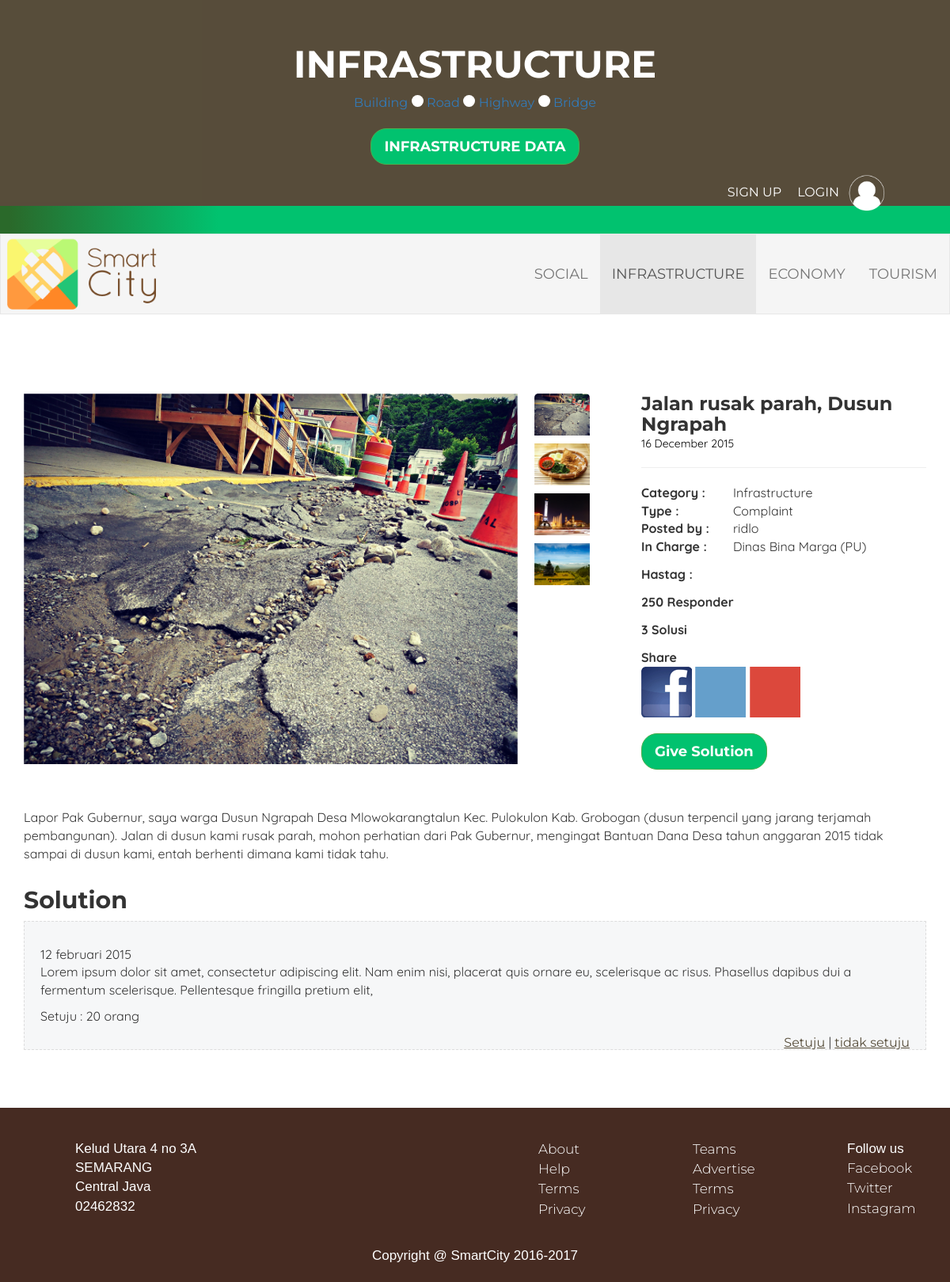
The app's page /post-detail.php?post_id=IC-3 with its own data.
### tables this page shows
CREATE TABLE IF NOT EXISTS `post` (
  `post_id` varchar(11) NOT NULL,
  `date` varchar(20) NOT NULL,
  `post_author` varchar(50) NOT NULL,
  `post_title` varchar(255) NOT NULL,
  `post_content` varchar(1000) NOT NULL,
  `post_category` varchar(14) NOT NULL,
  `post_type` varchar(10) NOT NULL,
  `post_tag` varchar(50) NOT NULL,
  `post_inCharge` varchar(50) NOT NULL,
  `pictures` varchar(1000) DEFAULT NULL
);

### post-detail.php (the view, shortened to what this page needs)
<?php
$id = $_GET['post_id'];
$sql = mysql_query("SELECT * FROM post WHERE post_id='$id'");
$post = mysql_fetch_object($sql);
?>
<!DOCTYPE html>
<html>
	<head>
		<link rel="stylesheet" href="https://maxcdn.bootstrapcdn.com/bootstrap/3.3.5/css/bootstrap.min.css">
		<link rel="stylesheet" href="css/style.css">
		<link rel="stylesheet" href="css/post-detail.css">
		<link rel="stylesheet"  href="css/lightslider.css"/>
	</head>
	<body>
		<section class="infrastructure">
			<div class="container-fluid">
				<div class="row main-header">
					<div class="hero text-center">
						<h1>INFRASTRUCTURE</h1>
						<div class="categ-menu">
							<a href="#">Building</a>
							<div class="bullet"></div>
							<a href="#">Road</a>
							<div class="bullet"></div>
							<a href="#">Highway</a>
							<div class="bullet"></div>
							<a href="#">Bridge</a>
						</div>
						<a href="#" class="btn btn-success btn-lg">INFRASTRUCTURE DATA</a>
					</div>
						<div class="user">
							<a href="#modal-sign" role="button" data-toggle="modal">SIGN UP</a>
							<a href="#modal-login" role="button" data-toggle="modal">LOGIN</a>
							<img src="img/user.png" alt="" width="50px">
						</div>
				</div>
			</div>
		</section>
		<div class="border-green"> </div>
		<nav class="navbar navbar-default" role = "navigation">
			<div class="container-fluid">
				<div class="row fix-menu">
					<div class="navbar-header">
		  			<div class="logo"><a href="index.html"><img src="img/logo.png" width="200px"></a></div>
					</div>
		  			<div class="collapse navbar-collapse" id="collapse" role="navigation">
			  			<ul class="nav navbar-nav navbar-right">
			  				<li><a href="social.html">Social</a></li>
							<li class="active"><a href="infrastructure.html">Infrastructure</a></li>
							<li><a href="economy.html">Economy</a></li>
							<li><a href="tourism.html">Tourism</a></li>
			  			</ul>
					</div>
				</div>
			</div>
	  	</nav>
			<div class="container main-post	">
				<div class="row">
					<div class="col-md-8 img-main">
						<div class="item">
	            			<div class="clearfix">
	               			 <ul id="vertical">
			                    <li data-thumb="img/prob1.png">
			                        <img src="img/prob1.png">
			                    </li>
		               		</ul>
				            </div>
				        </div>
					</div>
					<div class="col-md-4">
						<h3><?php echo $post->post_title; ?></h3>
						<div class="date-post"><?php echo $post->date; ?></div>
						<hr>
						<table>
						   <tr>
							<td> Category : </td>
							<td> <?php echo $post->post_category; ?> </td>
						  </tr>
						  <tr>
						  	<td> Type : </td>
						  	<td> <?php echo $post->post_type; ?> </td>
						  </tr>
						  <tr>
						  	<td> Posted by : </td>
							<td> <?php echo $post->post_author; ?> </td>
						  </tr>
						  <tr>
						  	<td> In Charge : </td>
						  	<td> <?php echo $post->post_inCharge; ?> </td>
						  </tr>
						</table>
						<div class="brief-button">
							<div class="bold">Hastag : <?php echo $post->post_tag;?></div>
								<div class="respponder">250 Responder</div>
								<div class="best-solusion">3 Solusi</div>
								<div class="sosmed">
								<div class="sosmed-head">Share</div>
								<img src="img/fb.png" alt="">
								<img src="img/twt.png" alt="">
								<img src="img/gog.png" alt="">
							</div>
						</div>
						<a href="#modal-solusi" role="button" data-toggle="modal" class="btn btn-success btn-lg">Give <?php echo ($post->post_type == "Complaint" ? "Solution" : "Comment"); ?></a>
					</div>
					<div class="col-md-12 post-detail">
						<div class="prob">
							<p><?php echo $post->post_content; ?></p>
						</div>
					</div>
					<div class="col-md-12">
					<h2><?php echo ($post->post_type == "Complaint" ? "Solution" : "Comment"); ?></h2>
						<div class="solusi-body">
							<p>
								<div class="date">12 februari 2015</div>
								Lorem ipsum dolor sit amet, consectetur adipiscing elit. Nam enim nisi, placerat quis ornare eu, scelerisque ac risus. Phasellus dapibus dui a fermentum scelerisque. Pellentesque fringilla pretium elit,
							</p>
							<p>
								Setuju : 20 orang
							</p>
							<div class="pool pull-right">
								<p>
									<a href="#">Setuju</a> | <a href="#">tidak setuju</a>
								</p>
							</div>
						</div>
					</div>
				</div>
			</div>
		<footer>
			<div class="abfooter">
				<div class="container">
					<div class="row">
						<div class="col-md-6">
							<ul>
								<li> Kelud Utara 4 no 3A </li>
								<li> SEMARANG </li>
								<li> Central Java </li>
								<li> 02462832 </li>
							</ul>
						</div>
						<div class="col-md-2">
							<ul>
								<li><a href=#about.html> About </a> </li>
								<li><a href=#help.html> Help </a> </li>
								<li><a href=#terms.html> Terms </a> </li>
								<li><a href=#privacy.html> Privacy </a> </li>
							</ul>
						</div>
						<div class="col-md-2">
							<ul>
								<li><a href=#teams.html> Teams </a> </li>
								<li><a href=#advertise.html> Advertise</a> </li>
								<li><a href=#terms.html> Terms</a> </li>
								<li><a href=#privacy.html> Privacy </a> </li>
							</ul>
						</div>
						<div class="col-md-2">
							<ul>
								<li>Follow us </li>
								<li><a href=> Facebook</a> </li>
								<li><a href=> Twitter</a> </li>
								<li><a href=> Instagram </a> </li>
							</ul>
						</div>
					</div>
				</div>
			</div>
			<div class="copyright">
				<p> Copyright @ SmartCity 2016-2017 </p>
			</div>
		</footer>
	</body>
</html>

### css/style.css (style rules this page uses)
body { font-family: 'Quicksand', sans-serif; font-size: 16px; }
a { font-family: 'Montserrat', sans-serif; }
h1, h2, h3, h4, h5, h6 { font-family: 'Montserrat', sans-serif; font-weight: 700; }
.main-header { background: rgba(45, 32, 9, 0.8); padding: 20px 40px 0px 40px; }
.hero { height: auto; color: #FFF; width: 75%; margin: 0 auto; margin-top: 50px; margin-bottom: 110px; padding: 10px 0; }
.hero h1 { font-size: 3em; text-transform: uppercase; }
.user { float: right; display: inline-table; margin-bottom: 20px; margin-right: 40px; }
.user a { color: #FFF; padding: 0 10px; cursor: pointer; }
.btn-success { color:#fff; background-color:#01c26f; border-radius: 20px; font-weight:bold; }
.border-green { background: rgba(42,105,42,1); background: -moz-linear-gradient(left, rgba(42,105,42,1) 0%, rgba(42,105,42,1) 1%, rgba(1,194,111,1) 23%, rgba(1,194,111,1) 100%); background: -webkit-gradient(left top, right top, color-stop(0%, rgba(42,105,42,1)), color-stop(1%, rgba(42,105,42,1)), color-stop(23%, rgba(1,194,111,1)), color-stop(100%, rgba(1,194,111,1))); background: -webkit-linear-gradient(left, rgba(42,105,42,1) 0%, rgba(42,105,42,1) 1%, rgba(1,194,111,1) 23%, rgba(1,194,111,1) 100%); background: -o-linear-gradient(left, rgba(42,105,42,1) 0%, rgba(42,105,42,1) 1%, rgba(1,194,111,1) 23%, rgba(1,194,111,1) 100%); background: -ms-linear-gradient(left, rgba(42,105,42,1) 0%, rgba(42,105,42,1) 1%, rgba(1,194,111,1) 23%, rgba(1,194,111,1) 100%); background: linear-gradient(to right, rgba(42,105,42,1) 0%, rgba(42,105,42,1) 1%, rgba(1,194,111,1) 23%, rgba(1,194,111,1) 100%); filter: progid:DXImageTransform.Microsoft.gradient( startColorstr='#2a692a', endColorstr='#01c26f', GradientType=1 ); height:35px; }
.navbar { background-color: #F5F5F5; border-radius: 0; }
.navbar-right>li>a { font-family: 'Montserrat', sans-serif; text-transform: uppercase; font-weight: 400; color:#514C4C; font-size: 18px; height: 100px; padding-top: 40px; }
.clearfix { clear:both; }
footer { background-color:#462b22; color: #fff; font-size: 17px; font-family: 'Helvetica', sans-serif; height: 220px; padding: 40px; }
footer a { font-weight: 300; color: #FFF; }
footer ul li { list-style: none; }
.copyright { text-align: center; margin-top: 24px; }

### css/post-detail.css (style rules this page uses)
.infrastructure { height: 260px; }
.hero { margin: 5px auto 2px; }
.categ-menu { padding-bottom: 20px; }
.categ-menu div { display: inline-table; }
.bullet { width: 15px; height: 15px; background: white; border-radius: 50%; }
.lslide { padding-right: -40px; }
.img-main { padding-right: 50px; }
.main-post { margin-bottom: 60px; margin-top: 100px; }
.post-detail { margin-top: 24px; }
.brief-button { margin-bottom: 20px; }
.brief-button div { margin-top: 12px; font-weight: bold; }
.col-md-4 tr td:first-child { font-weight: bold; }
.col-md-4 tr td:nth-child(2) { padding-left: 30px; }
.col-md-4 h3 { margin-top: 0; margin-bottom: 0; }
.solusi-body { padding: 20px; background: #F6F7F8; border: 1.6px dashed #DDD; }
.date-post { color: #000; font-size: 14px; }
.pool a { text-decoration: underline; color: #574D3A; }

### css/lightslider.css (style rules this page uses)
.lightSlider:before, .lightSlider:after { content: " "; display: table; }
.lightSlider { overflow: hidden; margin: 0; }
.lSSlideWrapper > .lightSlider:after { clear: both; }
.lSSlideWrapper .lSSlide { -webkit-transform: translate(0px, 0px); -ms-transform: translate(0px, 0px); transform: translate(0px, 0px); -webkit-transition: all 1s; -webkit-transition-property: -webkit-transform,height; -moz-transition-property: -moz-transform,height; transition-property: transform,height; -webkit-transition-duration: inherit !important; transition-duration: inherit !important; -webkit-transition-timing-function: inherit !important; transition-timing-function: inherit !important; }
.lSSlideOuter.vertical .lightSlider > * { width: 100% !important; max-width: none !important; }
.lSSlideOuter .lightSlider, .lSSlideOuter .lSPager { padding-left: 0; list-style: none outside none; }
.lSSlideOuter .lightSlider > *, .lSSlideOuter .lSGallery li { float: left; }
.lightSlider.lsGrab > * { cursor: -webkit-grab; cursor: -moz-grab; cursor: -o-grab; cursor: -ms-grab; cursor: grab; }

### records on screen
post: post_title "Jalan rusak parah, Dusun Ngrapah", date "16 December 2015", post_category "Infrastructure", post_type "Complaint", post_author "ridlo", post_inCharge "Dinas Bina Marga (PU)", post_content "Lapor Pak Gubernur, saya warga Dusun Ngrapah Desa Mlowokarangtalun Kec. Pulokulon Kab. Grobogan (dusun terpencil yang jarang terjamah pembangunan). Jalan di dusun kami rusak parah, mohon perhatian dari Pak Gubernur, mengingat Bantuan Dana Desa tahun anggaran 2015 tidak sampai di dusun kami, entah berhenti dimana kami tidak tahu."
